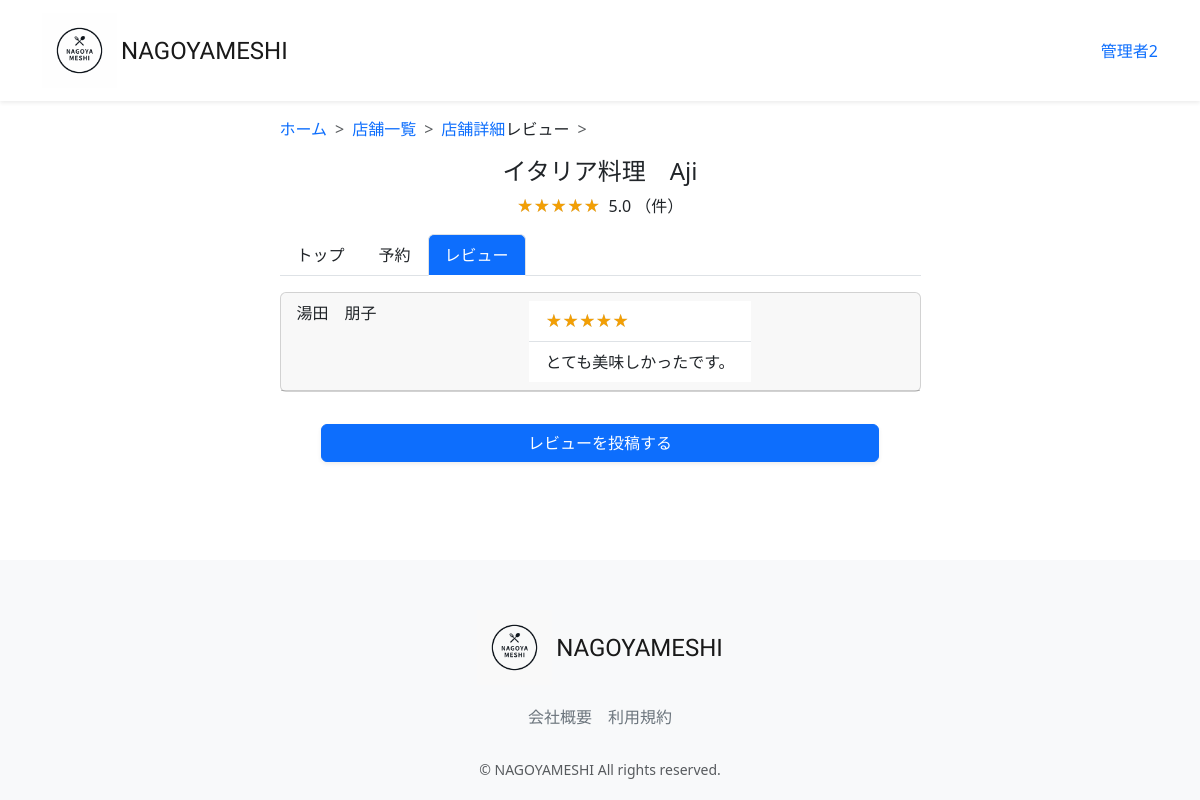
Before: /review-list/13/ (signed in) with the older database file.
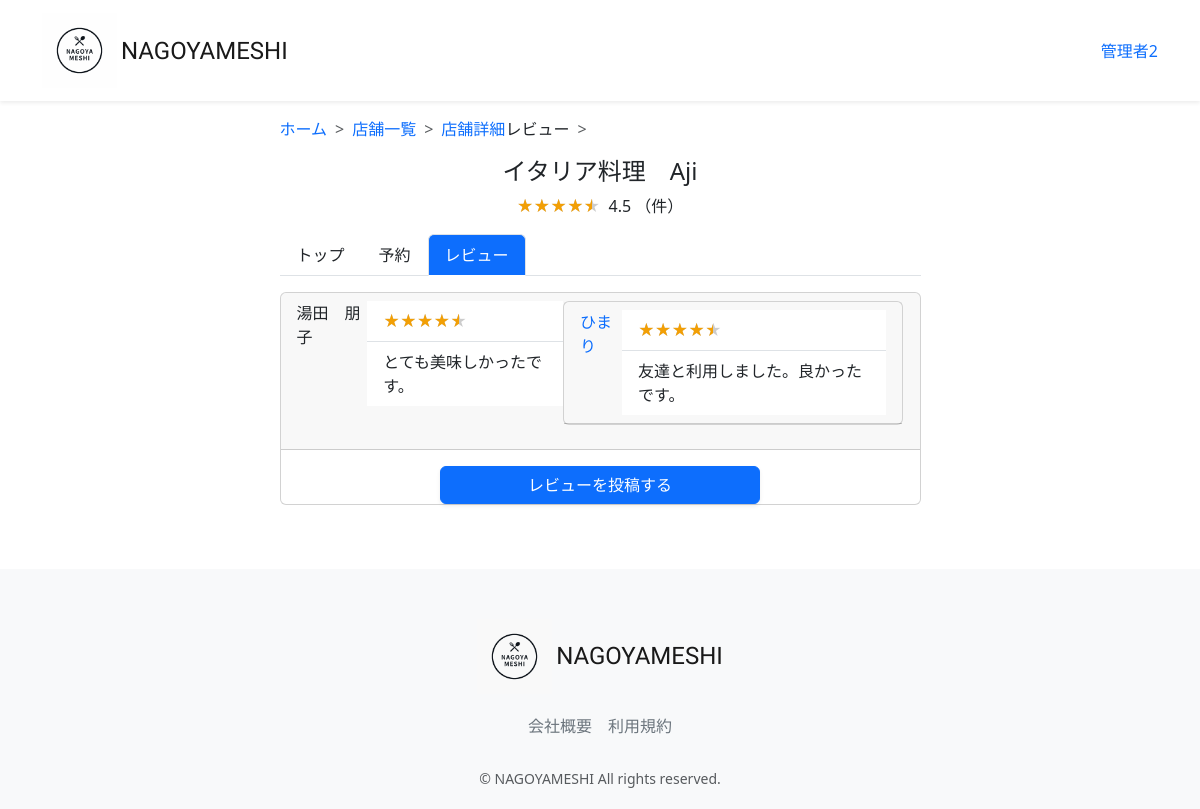
After: the same page with the newer database file.
### restaurant/models.py (models this page shows, shortened)
class Review(models.Model):
    RATES = ((1, '1'), (2, '2'), (3, '3'), (4, '4'), (5, '5'))
    user = models.ForeignKey(CustomUser, verbose_name='ユーザー',on_delete=models.PROTECT, null=True, blank=True)
    restaurant = models.ForeignKey(Restaurant, verbose_name='レストラン',on_delete=models.PROTECT)
    rate = models.IntegerField(verbose_name='レート', default=5, choices=RATES)
    comment = models.TextField(verbose_name='コメント', blank=True, null=True)
    created_at = models.DateTimeField(verbose_name='レビュー作成日時',auto_now_add=True)
    updated_at = models.DateTimeField(verbose_name='レビュー更新日時',auto_now=True)
    class Meta:
        verbose_name = 'レビュー'
        verbose_name_plural = 'レビュー'

### accounts/models.py (models this page shows, shortened)
class CustomUser(AbstractUser):
    user_name = models.CharField(max_length=128, null=True, blank=True,verbose_name='ユーザー名')
    hurigana = models.CharField(max_length=128, null=True, blank=True,verbose_name='フリガナ')
    zip_code = models.CharField(max_length=16, null=True, blank=True,verbose_name='郵便番号')
    address = models.CharField(max_length=255, null=True, blank=True,verbose_name='住所')
    phone_number = models.CharField(max_length=20, null=True, blank=True,verbose_name='電話番号')
    birthday = models.CharField(max_length=20, null=True, blank=True,verbose_name='誕生日')
    job = models.CharField(max_length=255, null=True, blank=True,verbose_name='職業')
    is_subscribed = models.BooleanField(default=False, verbose_name='有料会員')
    card_name = models.CharField(max_length=128, null=True, blank=True,verbose_name='カード名義')
    card_number = models.CharField(max_length=128, null=True, blank=True,verbose_name='カード番号')
    class Meta:
        verbose_name_plural = 'CustomUser'

### restaurant/views.py (the view)
# urls.py: path("review-list/<int:pk>/", views.ReviewListView.as_view(), name="review_list"),
class ReviewListView(generic.ListView):
    template_name = "review/review_list.html"
    model = models.Review
    restaurant_id = None
    ordering = ['-created_at']
    paginate_by = 5
    def get_queryset(self):
        restaurant_id = self.kwargs['pk']
        queryset = super(ReviewListView, self).get_queryset().order_by('-rate')
        return queryset.filter(restaurant=restaurant_id)
    def get_context_data(self, **kwargs):
        pk = self.kwargs['pk']
        context = super(ReviewListView, self).get_context_data(**kwargs)
        restaurant = models.Restaurant.objects.filter(id=pk).first()
        is_posted = models.Review.objects.filter(user=self.request.user).filter(restaurant=restaurant).exists()
        average_rate =models.Review.objects.filter(restaurant=restaurant).aggregate(Avg('rate'))
        average_rate = average_rate['rate__avg'] if average_rate['rate__avg'] is not None else 0
        average_rate = round(average_rate, 2)
        if average_rate % 1 == 0:
            average_rate_star = int(average_rate)
        else:
            average_rate_star = round(average_rate * 2) / 2
        context.update({
            'restaurant': restaurant,
            'is_posted': is_posted,
            'average_rate': average_rate,
            'average_rate_star': average_rate_star,
        })
        return context

### restaurant/templates/review/review_list.html (shortened to what this page needs)
{% extends "layout/base.html" %}
{% load static %}
{% block content %}
<main>
    <div class="container nagoyameshi-container pb-5">
      <div class="row justify-content-center">
        <div class="col-xxl-6 col-xl-7 col-lg-8 col-md-10">
          <nav class="my-3" style="--bs-breadcrumb-divider: '>';" aria-label="breadcrumb">
            <ol class="breadcrumb mb-0">
              <li class="breadcrumb-item"><a href="{% url 'top_page' %}">ホーム</a></li>
              <li class="breadcrumb-item"><a href="{% url 'restaurant_search' %}?keyword=&button_type=keyword">店舗一覧</a></li>
              <li class="breadcrumb-item"><a href="{% url 'restaurant_detail' restaurant.id %}">店舗詳細</a></li>レビュー</li>
              <li class="breadcrumb-item active" aria-current="page">
            </ol>
          </nav>
            <h1 class="mb-2 text-center">{{ restaurant.name }}</h1>
            <p class="text-center"><span class="star-rating me-1" data-rate="{{ average_rate_star }}"></span>
              {{ average_rate }} （{{ rate_count }}件）
            </p>
            <ul class="nav nav-tabs mb-3">
              <li class="nav-item">
                <a class="nav-link link-dark" href="{% url 'restaurant_detail' restaurant.id %}">トップ</a>
              </li>
              <li class="nav-item">
                <a class="nav-link link-dark" href="{% url 'reservation_create' restaurant.id %}">予約</a>
              </li>
              <li class="nav-item">
                <a class="nav-link active bg-primary text-white" aria-current="page" href="{% url 'review_list' restaurant.id %}">レビュー</a>
              </li>
            </ul>
              {% for review in object_list %}
            <div class="card mb-3">
              <div class="card-header d-flex justify-content-between">
                <div>
                  {{ review.user.user_name }}
                </div>
                  <div>
                    <a href="{% url 'review_update' review.id %}"
              </div>
                <ul class="list-group list-group-flush">
                  <li class="list-group-item"><span class="star-rating" data-rate="{{ average_rate }}"></span></li>
                  <li class="list-group-item">{{ review.comment }}</li>
                </ul>
            </div>
              {% endfor %}
        </div>
      </div>
    </div>
    {% if not is_posted %}
      <div class="text-center mt-3">
      <a href="{% url 'review_create' restaurant.id %}" class="btn btn-primary text-white shadow-sm w-50">レビューを投稿する</a>
      </div>
    {% endif %}
</main>
{% endblock %}

Changed rows visible on the page:
added Review: user.user_name "ひまり", comment "友達と利用しました。良かったです。"
Other visible differences:
{{ average_rate }}: "5.0" → "4.5"
